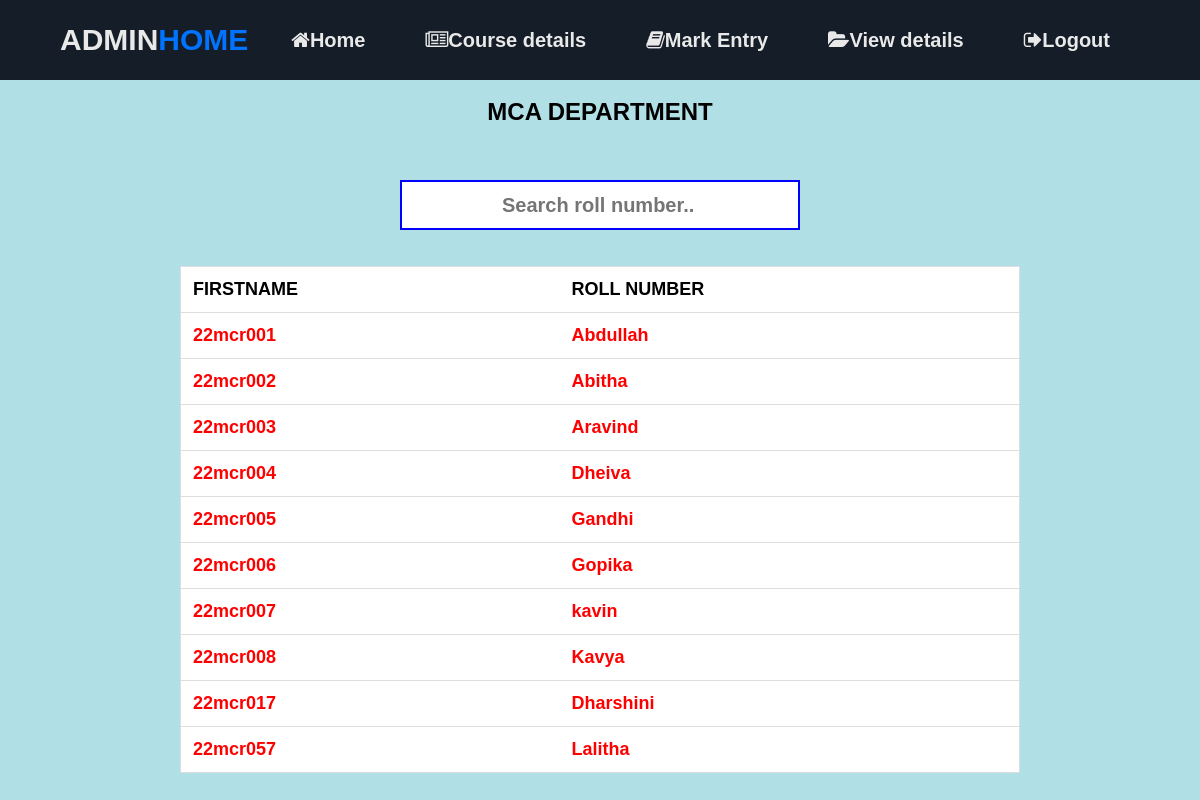
/view_table.php, run on the app's committed database.
### tables this page shows
CREATE TABLE `users` (
  `UserID` int(3) NOT NULL,
  `FirstName` varchar(15) NOT NULL,
  `MiddleName` varchar(10) NOT NULL,
  `LastName` varchar(20) NOT NULL,
  `UserName` varchar(35) NOT NULL,
  `Password` varchar(15) NOT NULL,
  `Role` varchar(8) NOT NULL
);

### view_table.php (the view, shortened to what this page needs)
<?php
include('admin.php');
$conn = mysqli_connect("localhost", "root", "", "login");
$sql = " SELECT FirstName,Role FROM users where Role!='Admin' and Role!='Staff' order by Role";
$result = mysqli_query($conn, $sql);
?>
<!DOCTYPE html>
<head>
    <link rel="stylesheet" href="admin_style.css">
</head>
<body>
    <section>
        <br><h1>MCA DEPARTMENT</h1></br>
        <div class="search">
          <br></br>
        <input type="text" id="myInput" onkeyup="myFunction()"
            placeholder="Search roll number.." title="Type in a name">
        </div>
        <br></br>
        <table id="myTable">
            <tr>
                <th>FIRSTNAME</th>
                <th>ROLL NUMBER</th>
            </tr>
            <?php
                while($rows=$result->fetch_assoc())
                {
            ?>
            <tr>
                <td><?php echo $rows['Role'];?></td>
                <td><?php echo $rows['FirstName'];?></td>
            </tr>
            <?php
                }
            ?>
        </table>
    </section>
</body>
</html>

### admin.php (style rules this page uses)
:root { --color-primary: #0073ff; --color-white: #e9e9e9; --color-black: #141d28; --color-black-1: #212b38; }
* { margin: 0; padding: 0; box-sizing: border-box; }
body { font-family: sans-serif; }

### view_table.php (style rules this page uses)
h1 { text-align: center; }
body { background:Powderblue; font-family:sans-serif; }
#myInput { height: 50px; border: none; padding: 12px 20px 12px 40px; border: 2px solid blue; padding-left: 100px; padding-right: 80px; margin-bottom: 50px; margin-left: auto; display: block; margin: 0 auto; width:400px; font-size: 20px; font-weight:bold; color:red; }
#myTable { border-collapse: collapse; width: 70%; border: 1px solid #ddd; font-size: 18px; margin-left: auto; margin-right: auto; background-color:white; color:white; }
#myTable th { text-align: left; padding: 12px; color:black; }
#myTable td { text-align: left; padding: 12px; font-weight:bold; font-size:100%; color:red; }
#myTable tr { border-bottom: 1px solid #ddd; }

### data on the page
users: Role "22mcr001", FirstName "Abdullah"
users: Role "22mcr002", FirstName "Abitha"
users: Role "22mcr003", FirstName "Aravind"
users: Role "22mcr004", FirstName "Dheiva"
users: Role "22mcr005", FirstName "Gandhi"
users: Role "22mcr006", FirstName "Gopika"
users: Role "22mcr007", FirstName "kavin"
users: Role "22mcr008", FirstName "Kavya"
users: Role "22mcr017", FirstName "Dharshini"
users: Role "22mcr057", FirstName "Lalitha"
